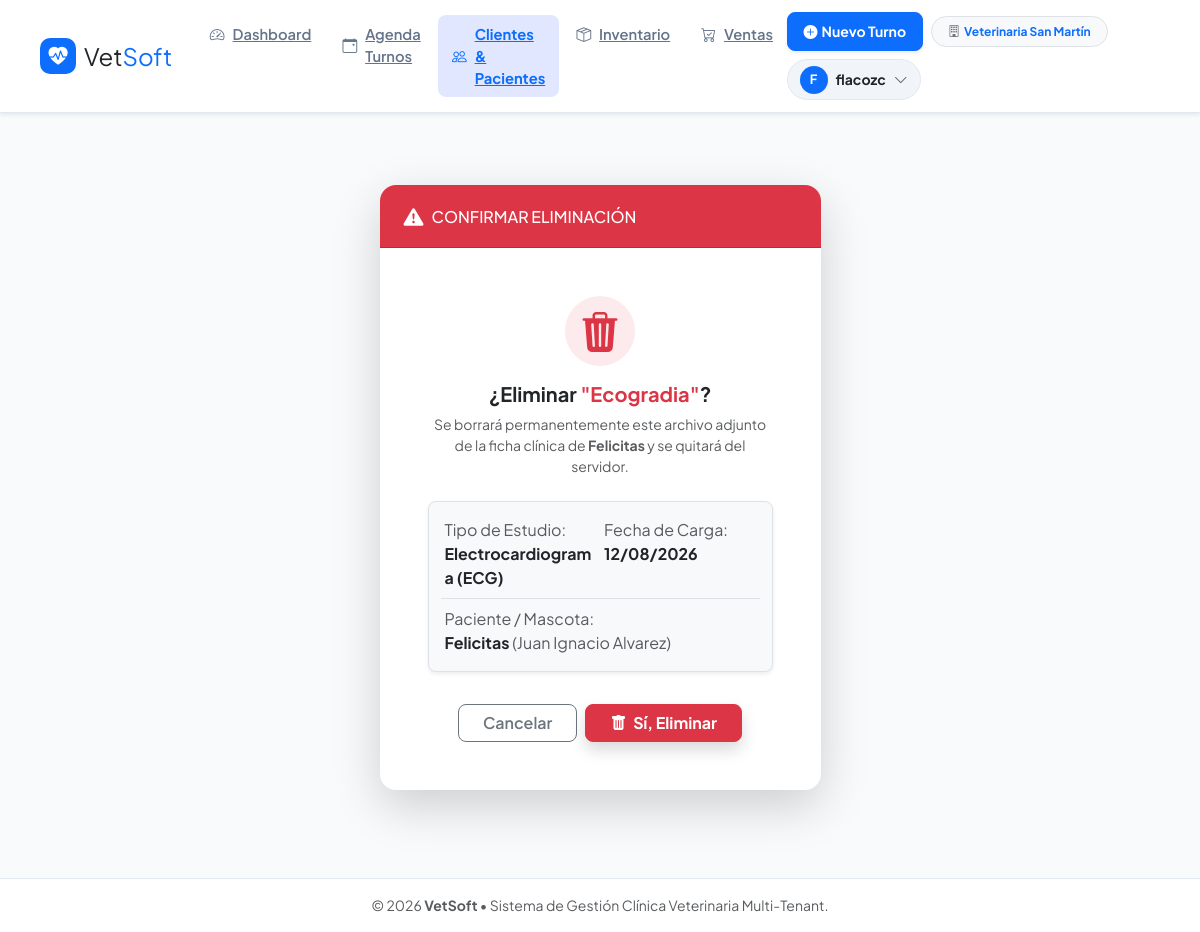
Screenshot of /clientes/estudio/1/eliminar/ (signed in) with the database file from the repository.
### apps/usuarios/models.py (models this page shows, shortened)
class Veterinaria(models.Model):
    nombre = models.CharField(max_length=150, verbose_name="Nombre de la Veterinaria / Clínica")
    cuit_rif = models.CharField(max_length=20, blank=True, null=True, verbose_name="CUIT / ID Fiscal")
    telefono = models.CharField(max_length=30, blank=True, null=True)
    direccion = models.TextField(blank=True, null=True)
    email_contacto = models.EmailField(blank=True, null=True)
    logo = models.ImageField(upload_to='logos_veterinarias/', blank=True, null=True, verbose_name="Logo Institucional")
    creado = models.DateTimeField(auto_now_add=True)
    activo = models.BooleanField(default=True)
    class Meta:
        verbose_name = "Veterinaria"
        verbose_name_plural = "Veterinarias"

### apps/historia_clinica/models.py (models this page shows, shortened)
class EstudioMedico(models.Model):
    TIPO_ESTUDIO = [
        ('ECOGRAFIA', 'Ecografía'),
        ('RADIOGRAFIA', 'Radiografía (RX)'),
        ('ANALISIS_SANGRE', 'Análisis de Sangre / Laboratorio'),
        ('URANALISIS', 'Análisis de Orina'),
        ('CITOLOGIA', 'Citología / Histopatología'),
        ('ELECTROCARDIOGRAMA', 'Electrocardiograma (ECG)'),
        ('OTRO', 'Otro Estudio / Adjunto'),
    ]
    veterinaria = models.ForeignKey(
        Veterinaria,
        on_delete=models.CASCADE,
        related_name='estudios_medicos',
        null=True,
        blank=True,
        verbose_name="Veterinaria"
    )
    mascota = models.ForeignKey(
        Mascota,
        on_delete=models.CASCADE,
        related_name='estudios',
        verbose_name="Mascota"
    )
    veterinario = models.ForeignKey(
        Veterinario,
        on_delete=models.SET_NULL,
        null=True,
        blank=True,
        verbose_name="Veterinario Solicitante/Cargador"
    )
    consulta = models.ForeignKey(
        ConsultaMedica,
        on_delete=models.SET_NULL,
        null=True,
        blank=True,
        related_name='estudios',
        verbose_name="Consulta Asociada"
    )
    titulo = models.CharField(max_length=150, verbose_name="Título del Estudio", help_text="Ej: Ecografía Abdominal, Hemograma Completo")
    tipo_estudio = models.CharField(max_length=30, choices=TIPO_ESTUDIO, default='OTRO', verbose_name="Categoría / Tipo")
    archivo = models.FileField(upload_to='estudios/%Y/%m/', verbose_name="Archivo / Adjunto (PDF, JPG, PNG, DICOM)")
    fecha_estudio = models.DateField(default=timezone.now, verbose_name="Fecha del Estudio")
    observaciones = models.TextField(blank=True, null=True, verbose_name="Informe / Conclusiones del Estudio")
    creado_el = models.DateTimeField(auto_now_add=True)
    actualizado_el = models.DateTimeField(auto_now=True)
    class Meta:
        verbose_name = "Estudio Médico"
        verbose_name_plural = "Estudios Médicos"
        ordering = ['-fecha_estudio', '-creado_el']

### apps/clientes/models.py (models this page shows, shortened)
class Mascota(models.Model):
    SEXO = [
        ('M', 'Macho'),
        ('H', 'Hembra'),
    ]
    cliente = models.ForeignKey(Cliente, on_delete=models.CASCADE, related_name='mascotas')
    nombre = models.CharField(max_length=100)
    especie = models.CharField(max_length=20, choices=ESPECIES, default='CANINO')
    raza = models.CharField(max_length=100, blank=True, null=True)
    fecha_nacimiento = models.DateField(blank=True, null=True, verbose_name="Fecha de Nacimiento")
    sexo = models.CharField(max_length=1, choices=SEXO, default='M')
    peso_kg = models.DecimalField(max_digits=5, decimal_places=2, null=True, blank=True, verbose_name="Peso (kg)")
    castrado = models.BooleanField(default=False, verbose_name="¿Está castrado/a?")
    observaciones = models.TextField(null=True, blank=True, verbose_name="Observaciones")
    creado_en = models.DateTimeField(auto_now_add=True)
    class Meta:
        verbose_name = "Mascota"
        verbose_name_plural = "Mascotas"
        ordering = ['nombre']

class Cliente(models.Model):
    veterinaria = models.ForeignKey(
        Veterinaria,
        on_delete=models.CASCADE,
        related_name='clientes',
        verbose_name="Veterinaria",
        null=True,
        blank=True
    )
    nombre = models.CharField(max_length=100)
    apellido = models.CharField(max_length=100)
    dni = models.CharField(max_length=20, unique=True, verbose_name="DNI / Documento")
    telefono = models.CharField(max_length=30, verbose_name="Teléfono")
    email = models.EmailField(blank=True, null=True)
    direccion = models.CharField(max_length=255, blank=True, null=True, verbose_name="Dirección")
    activo = models.BooleanField(default=True, verbose_name="Cliente Activo")
    creado_en = models.DateTimeField(auto_now_add=True)
    class Meta:
        verbose_name = "Cliente"
        verbose_name_plural = "Clientes"
        ordering = ['apellido', 'nombre']

### apps/historia_clinica/views.py (the view, shortened to what this page needs)
# urls.py: path('estudio/<int:estudio_id>/eliminar/', historia_views.eliminar_estudio, name='eliminar_estudio'),
@login_required
@requerir_rol_veterinario
def eliminar_estudio(request, estudio_id):
    vet = _get_veterinaria(request)
    if request.user.is_superuser and not vet:
        estudio = get_object_or_404(EstudioMedico, pk=estudio_id)
    else:
        estudio = get_object_or_404(EstudioMedico, pk=estudio_id, veterinaria=vet)
    mascota_id = estudio.mascota.id
    return render(request, 'historia_clinica/confirmar_eliminar_estudio.html', {
        'estudio': estudio
    })

### apps/historia_clinica/views.py (called while the page is built, shortened)
def _get_veterinaria(request):
    if hasattr(request, 'veterinaria') and request.veterinaria:
        return request.veterinaria

### templates/historia_clinica/confirmar_eliminar_estudio.html (shortened to what this page needs)
{% extends 'base.html' %}
{% block content %}
<div class="container py-5">
    <div class="row justify-content-center">
        <div class="col-md-6 col-lg-5">
            <div class="card border-0 shadow-lg rounded-4 overflow-hidden">
                <div class="card-header bg-danger text-white py-3 px-4 d-flex align-items-center gap-2">
                    <i class="bi bi-exclamation-triangle-fill fs-5"></i>
                    <h5 class="fw-extrabold mb-0 fs-6 text-uppercase tracking-wider">Confirmar Eliminación</h5>
                </div>
                <div class="card-body text-center p-4 p-md-5">
                    <div class="mb-3">
                        <div class="bg-danger bg-opacity-10 text-danger rounded-circle d-inline-flex align-items-center justify-content-center" style="width: 70px; height: 70px;">
                            <i class="bi bi-trash3-fill fs-1"></i>
                        </div>
                    </div>
                    <h5 class="fw-bold text-dark mb-2">
                        ¿Eliminar <span class="text-danger">"{{ estudio.titulo }}"</span>?
                    </h5>
                    <p class="text-muted small mb-4">
                        Se borrará permanentemente este archivo adjunto de la ficha clínica de <strong>{{ estudio.mascota.nombre }}</strong> y se quitará del servidor.
                    </p>
                    <div class="p-3 bg-light rounded-3 border text-start mb-4 shadow-sm">
                        <div class="row g-2 extra-small text-secondary">
                            <div class="col-6">
                                <span class="d-block text-muted">Tipo de Estudio:</span>
                                <strong class="text-dark">{{ estudio.get_tipo_estudio_display }}</strong>
                            </div>
                            <div class="col-6">
                                <span class="d-block text-muted">Fecha de Carga:</span>
                                <strong class="text-dark">{{ estudio.fecha_estudio|date:"d/m/Y" }}</strong>
                            </div>
                            <div class="col-12 pt-2 border-top">
                                <span class="d-block text-muted">Paciente / Mascota:</span>
                                <strong class="text-dark">{{ estudio.mascota.nombre }}</strong>
                                <span class="text-muted">({{ estudio.mascota.cliente.nombre }} {{ estudio.mascota.cliente.apellido }})</span>
                            </div>
                        </div>
                    </div>
                    <form method="post" class="d-flex justify-content-center gap-2 pt-2">
                        <a href="{% url 'historia_clinica:expediente_mascota' estudio.mascota.id %}" class="btn btn-outline-secondary px-4 fw-semibold rounded-3">
                            Cancelar
                        </a>
                        <button type="submit" class="btn btn-danger px-4 fw-bold rounded-3 shadow">
                            <i class="bi bi-trash-fill me-1"></i> Sí, Eliminar
                        </button>
                    </form>
                </div>
            </div>
        </div>
    </div>
</div>
{% endblock %}

### templates/base.html (shortened to what this page needs)
<!DOCTYPE html>
<html lang="es">
<head>
    <link href="https://cdn.jsdelivr.net/npm/bootstrap@5.3.2/dist/css/bootstrap.min.css" rel="stylesheet">
    <link rel="stylesheet" href="https://cdn.jsdelivr.net/npm/bootstrap-icons@1.11.1/font/bootstrap-icons.css">
</head>
<body>
    <nav class="navbar navbar-expand-lg navbar-main sticky-top shadow-sm">
        <div class="container-fluid px-3 px-lg-4">
            <a class="navbar-brand fw-extrabold text-dark d-flex align-items-center gap-2 me-4" href="{% url 'dashboard:index' %}">
                <div class="navbar-brand-logo">
                    <i class="bi bi-heart-pulse-fill"></i>
                </div>
                <span class="fs-4">Vet<span class="text-primary">Soft</span></span>
            </a>
            <div class="collapse navbar-collapse" id="navbarNav">
                <ul class="navbar-nav me-auto mb-2 mb-lg-0 gap-1">
                    <li class="nav-item">
                        <a class="nav-link-custom {% if request.resolver_match.app_name == 'dashboard' %}active{% endif %}" href="{% url 'dashboard:index' %}">
                            <i class="bi bi-speedometer2"></i> Dashboard
                        </a>
                    </li>
                    <li class="nav-item">
                        <a class="nav-link-custom {% if request.resolver_match.app_name == 'turnos' %}active{% endif %}" href="{% url 'turnos:agenda_diaria' %}">
                            <i class="bi bi-calendar-event"></i> Agenda Turnos
                        </a>
                    </li>
                    <li class="nav-item">
                        <a class="nav-link-custom {% if request.resolver_match.app_name == 'clientes' or request.resolver_match.app_name == 'historia_clinica' %}active{% endif %}" href="{% url 'clientes:lista_clientes' %}">
                            <i class="bi bi-people"></i> Clientes & Pacientes
                        </a>
                    </li>
                    <li class="nav-item">
                        <a class="nav-link-custom {% if request.resolver_match.app_name == 'inventario' %}active{% endif %}" href="{% url 'inventario:lista_productos' %}">
                            <i class="bi bi-box-seam"></i> Inventario
                        </a>
                    </li>
                    <li class="nav-item">
                        <a class="nav-link-custom {% if request.resolver_match.app_name == 'ventas' %}active{% endif %}" href="{% url 'ventas:lista_ventas' %}">
                            <i class="bi bi-cart-check"></i> Ventas
                        </a>
                    </li>
                </ul>
                <div class="d-flex align-items-center gap-2 flex-wrap">
                    <a href="{% url 'turnos:nuevo_turno' %}" class="btn btn-primary btn-sm fw-bold px-3 py-2 rounded-3 shadow-sm d-inline-flex align-items-center gap-1">
                        <i class="bi bi-plus-circle-fill"></i> Nuevo Turno
                    </a>
                    {% if user.is_authenticated %}
                        <span class="badge bg-light text-primary border px-3 py-2 rounded-pill small fw-bold d-inline-flex align-items-center gap-1">
                            <i class="bi bi-building text-secondary"></i>
                            {% if request.veterinaria %}
                                {{ request.veterinaria.nombre }}
                            {% elif user.perfil and user.perfil.veterinaria %}
                                {{ user.perfil.veterinaria.nombre }}
                            {% else %}
                                Súper Admin
                            {% endif %}
                        </span>
                        <div class="dropdown">
                            <button class="btn user-dropdown-btn d-flex align-items-center gap-2" type="button" id="userMenu" data-bs-toggle="dropdown" aria-expanded="false">
                                <div class="avatar-circle">
                                    {{ user.username|slice:":1"|upper }}
                                </div>
                                <span class="fw-bold small text-dark d-none d-md-inline">{{ user.username }}</span>
                                <i class="bi bi-chevron-down small text-muted"></i>
                            </button>
                        </div>
                    {% endif %}
                </div>
            </div>
        </div>
    </nav>
    <div class="container main-container">
        {% block content %}
        {% endblock %}
    </div>
    <footer class="footer mt-auto py-3 text-center text-muted small">
        <div class="container">
            <span>&copy; {% now "Y" %} <strong>VetSoft</strong> &bull; Sistema de Gestión Clínica Veterinaria Multi-Tenant.</span>
        </div>
    </footer>
</body>
</html>

### templates/base.html (style rules this page uses)
:root { --vs-primary: #0d6efd; --vs-primary-dark: #0a58ca; --vs-dark: #0f172a; --vs-light-bg: #f8fafc; --vs-border: #e2e8f0; }
body { font-family: 'Plus Jakarta Sans', sans-serif; background-color: var(--vs-light-bg); color: #334155; display: flex; flex-direction: column; min-height: 100vh; }
.navbar-main { background-color: #ffffff; border-bottom: 1px solid var(--vs-border); padding: 0.75rem 1rem; }
.navbar-brand-logo { background-color: var(--vs-primary); color: #ffffff; width: 36px; height: 36px; border-radius: 10px; display: inline-flex; align-items: center; justify-content: center; font-size: 1.2rem; }
.nav-link-custom { color: #64748b; font-weight: 600; font-size: 0.92rem; padding: 0.5rem 0.85rem !important; border-radius: 8px; transition: all 0.2s ease; display: flex; align-items: center; gap: 0.5rem; }
.nav-link-custom.active { color: var(--vs-primary) !important; background-color: #e0e7ff; font-weight: 700; }
.main-container { flex: 1; padding-top: 1.5rem; padding-bottom: 2.5rem; }
.user-dropdown-btn { background-color: #f1f5f9; border: 1px solid var(--vs-border); padding: 0.35rem 0.75rem; border-radius: 50px; transition: all 0.2s ease; }
.avatar-circle { width: 28px; height: 28px; background-color: var(--vs-primary); color: #ffffff; border-radius: 50%; display: inline-flex; align-items: center; justify-content: center; font-size: 0.8rem; font-weight: 700; }
.card { border-radius: 16px; }
.footer { background-color: #ffffff; border-top: 1px solid var(--vs-border); }

### rows the page displays
Veterinaria: veterinaria.nombre "Veterinaria San Martín"
EstudioMedico: titulo "Ecogradia", mascota.nombre "Felicitas", tipo_estudio "Electrocardiograma (ECG)", fecha_estudio "12/08/2026", mascota.cliente.nombre "Juan Ignacio", mascota.cliente.apellido "Alvarez"

### other values shown
{{ user.username|slice:":1"|upper }} "F"
{{ user.username }} "flacozc"
